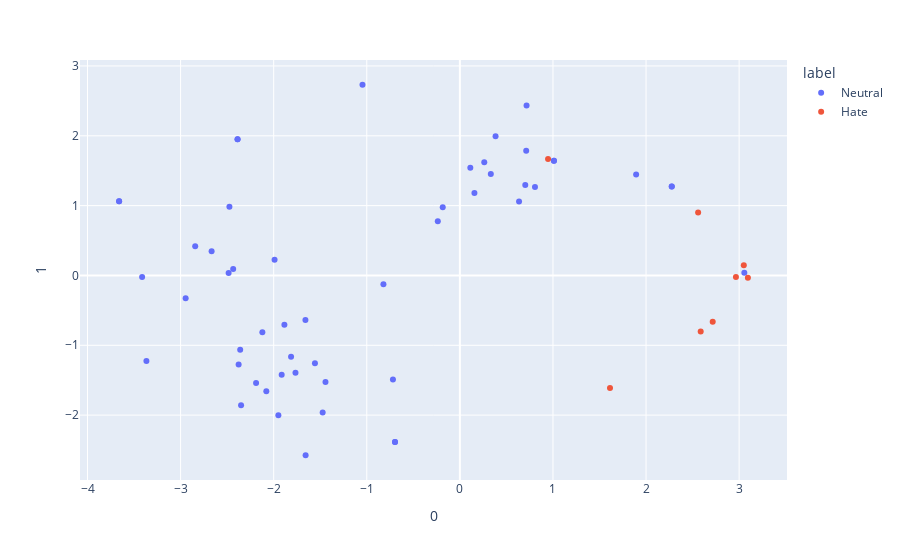

Notebook code for this chart:
### Code cell
test_ds = dataset["test"]
texts = [sample["text"] for sample in test_ds] 
inputs = tokenizer(texts, return_tensors="pt", padding=True, truncation=True)

bert = peft_model.base_model.model.bert

bert = bert.cpu()
bert.eval()
with torch.no_grad():
    outputs = bert(**inputs)

tsne = TSNE()
to_vis = tsne.fit_transform(outputs.last_hidden_state[:,0,:].squeeze().numpy())

df = pd.DataFrame(to_vis)
df["label"] = [post["label"] for post in test_ds]
df["text"] = [post["text"] for post in test_ds]
fig = px.scatter(df, x=0, y=1, hover_data="text", color="label")
fig.show()

### Figure 1 — Plotly figure (JSON) as saved in the notebook; plotly's stock layout.template omitted (floating-point values rounded to 4 significant figures)
{"data": [{"customdata": [["@anonymized_account Lis biedny kręci się wokół własnego ogona i ciągle próbuję marudzić A to już mu nie wychodzi"], ["@anonymized_account A w Łodzi Panie Łukaszu na razie Hania,przez niektórych zwana szachrajka😁😁"], ["@anonymized_account Sorry Pogoń, trzech Waszych w moim @anonymized_account zostało."], ["@anonymized_account @anonymized_account Co ty tam w tym Koźlu Kędzierzysz?"], ["@anonymized_account no to jak to jest że się nie da grać w kosza a się wygrywa z mistrzyniami Europy ?"], ["@anonymized_account Lis biedny kręci się wokół własnego ogona i ciągle próbuję marudzić A to już mu nie wychodzi"], ["Podobno mają wprowadzić maseczki antysmogowe ze specjalnym otworkiem na papierosa."], ["Co się musi dziać teraz u @anonymized_account 😄"], ["Sprzedać za 50 mln Paulinho i kupić (podobno) za 30 mln Vidala - nie poznaję Barcelony."], ["@anonymized_account Panie Andrzeju jeszcze pan będzie prosił o te leki przeciw bólowe 😀"], ["@anonymized_account Pogba nie był na pozycji spalonej."], ["#dividetourwarsaw i need to know CO Z AKCJA KTÓRA WŁAŚNIE POWINNA IŚĆ NAM ZAJEBISCIE"], ["PROFESOR JEST NA SPOTIFY UMARŁAM XDD"], ["Dużo tego jeszcze było ale nie chce mi się pisać i tak nikogo to nie interesuje"], ["@anonymized_account @anonymized_account mi się ten styl podoba 💪 oby tak dalej :)"], ["@anonymized_account @anonymized_account @anonymized_account W stop klatkach widać ze jak by to było po stronie drugiej (legi) to karny by był"], ["@anonymized_account burmistrz z platka kwiatka przypomina mi burmistrza Kluczborka"], ["@anonymized_account @anonymized_account w ekstraklasie też nie ma"], ["Patrzysz na @anonymized_account @anonymized_account @anonymized_account i wiesz że idzie wojna"], ["RT @anonymized_account Przypominam.  Kto taśmami wojuje..."], ["vans do chuja przestań robić choć na chwilę zajebiste kolekcje bo w moim portfelu pieniądzen't"], ["@anonymized_account Już dwa lata temu powinni wygrac Euro."], ["@anonymized_account @anonymized_account A niby z jakiego powodu? Żeby mogła sprawować swój urząd? Chyba żart!"], ["@anonymized_account @anonymized_account @anonymized_account @anonymized_account Nieeee, Gryszkiewicz nie grał, to akurat nie o nim."], ["RT @anonymized_account Zawsze jak ide do przymiezalni do h\\u0026amp;m to przeżywam szok, ze naprawde wyglądam tak, jak widać to w tym lustrze od tylu…"], ["@anonymized_account @anonymized_account Według mnie to fake wypucha na zdjęciu niejest miś chyba żeby się tak strasznie zmienił w ostatnim czasie"], ["@anonymized_account @anonymized_account Nawet podobny do niego, prawda ?xD"], ["Bild po wczorajszej demolce przy Ł3: \\\"Po co w LM takie ogórki? III-ligowy Trier sprawił BVB w P. Niemiec więcej problemów niż Legia w LM\\\""], ["RT @anonymized_account Morawiecki senior robi w trąbę zmarłych, syn żywych. Taki podział ról."], ["@anonymized_account Pani Malarz trza być obiektywnym dziennikarką to ze legia gra piach to normalka nic dziwnego"], ["@anonymized_account A ManUtd czasami wczoraj nie odpadł ?:)"], ["@anonymized_account @anonymized_account a trenerem został Szymon Pawłowski :)"], ["@anonymized_account Nie nazwałbym tego dziennikarstwem 😂"], ["@anonymized_account o ile się nie myle to ta twarda ręka była jednym z powodów jego zwolnienia :)"], ["@anonymized_account Błędem było jego zatrudnienie a nie zwolnienie"], ["@anonymized_account @anonymized_account Oj tam, ale chyba po raz pierwszy odpadną przed nami 😂"], ["Podobno mają wprowadzić maseczki antysmogowe ze specjalnym otworkiem na papierosa."], ["RT @anonymized_account @anonymized_account @anonymized_account Wzrusza mnie ta wasza troska. I rozumiem ją. W końcu jest lotnisko w Niemczech. A więc u nas n…"], ["@anonymized_account @anonymized_account Nawet podobny do niego, prawda ?xD"], ["@anonymized_account @anonymized_account No pewnie. Niepełnosprawnych zamkneliscie w sejmie to się zrobiło bezpiecznie na ulicach. Taka prawda kłamco."], ["@anonymized_account Tomek niesluchaj radia jak juz tak Cię denerwuje zwykła reklama 😉 niejestem lekarzem ale podejrzewam chorobę zawodową🎤 🍻"], ["@anonymized_account @anonymized_account Według mnie to fake wypucha na zdjęciu niejest miś chyba żeby się tak strasznie zmienił w ostatnim czasie"], ["RT @anonymized_account @anonymized_account @anonymized_account dopiero po porodzie kobiety maja mgliste pojęcie o bólu mężczyzn z katarem."], ["@anonymized_account @anonymized_account Powinni jeszcze zaprosić Gmyza i odlot będzie pełny."], ["@anonymized_account dziś ciężko. Pół Warszawy postanowiło się umyć w tym samym czasie."], ["@anonymized_account @anonymized_account Aha, a ktoś cię zapraszał do rozmowy?"], ["RT @anonymized_account @anonymized_account @anonymized_account dopiero po porodzie kobiety maja mgliste pojęcie o bólu mężczyzn z katarem."], ["@anonymized_account @anonymized_account Dlatego to nie miało żadnego większego wpływu z żadnej ze stron."], ["@anonymized_account A Ty nigdy nie robisz dwóch rzeczy jednocześnie? Np. idziesz i żujesz gumę."], ["@anonymized_account @anonymized_account Trochę dużo tych trenerów :P"], ["Skoro wchodzi Góralski, to tym bardziej szkoda, że po drugiej stronie nie ma Vidala 😜"], ["@anonymized_account to ty chłopie nie płacz że mamy takie legendy.A wy macie kogo ? PiotraBanie ?@anonymized_account @anonymized_account @anonymized_account @anonymized_account"]], "hovertemplate": "label=Neutral<br>0=%{x}<br>1=%{y}<br>text=%{customdata[0]}<extra></extra>", "legendgroup": "Neutral", "marker": {"color": "#636efa", "symbol": "circle"}, "mode": "markers", "name": "Neutral", "orientation": "v", "showlegend": true, "type": "scatter", "x": [-0.6967, -2.36, -1.766, -1.474, -2.376, -0.6967, -3.661, -1.991, -2.484, -2.122, -0.184, -2.946, -3.413, -2.843, 0.7025, 0.1123, -2.189, -1.659, -3.367, -1.046, -0.7189, -1.885, 1.893, 0.1563, -2.476, 1.01, 2.276, -2.435, 0.7164, -1.557, -1.914, 0.8068, -2.079, 0.3323, -1.444, -0.237, -3.661, 0.3834, 2.276, 3.056, -2.35, 1.01, -2.388, 0.2622, 0.6356, -1.95, -2.388, -0.8211, -1.657, -1.813, -2.667, 0.7126], "xaxis": "x", "y": [-2.385, -1.063, -1.392, -1.963, -1.275, -2.385, 1.061, 0.2261, 0.03692, -0.8134, 0.9765, -0.3263, -0.02295, 0.4171, 1.296, 1.543, -1.54, -0.6368, -1.226, 2.731, -1.489, -0.705, 1.446, 1.181, 0.9853, 1.642, 1.274, 0.09219, 2.434, -1.257, -1.422, 1.268, -1.66, 1.454, -1.525, 0.7764, 1.061, 1.992, 1.274, 0.04019, -1.859, 1.642, 1.95, 1.623, 1.057, -2.003, 1.95, -0.1242, -2.575, -1.165, 0.3471, 1.787], "yaxis": "y"}, {"customdata": [["@anonymized_account @anonymized_account Jednostki wojskowe funkcjonują w oparciu o karty kredytowe? Lecz się człowieku."], ["@anonymized_account @anonymized_account @anonymized_account Jojo demokrata w akcji. Taki pospolity ćwierćmózg"], ["@anonymized_account A nastepni będą tacy jak Terlikowski spędzający czas w kolejce do psychiatry."], ["@anonymized_account Krystynę mi on przypomina ale trzeba mieć niepokoleji w głowie by się robić na Krystynę"], ["@anonymized_account czy Pan Waldemar ma zakaz wjazdu Parchu, czy nie ma?"], ["@anonymized_account @anonymized_account Raczej ma problem z głową. Tak jak Ty i Tobie podobni."], ["@anonymized_account Polacy też wiedzą, że jednym z największych debili jest niejaki Ziemkiewicz."], ["@anonymized_account @anonymized_account @anonymized_account Kurwa w jebany dzień parlamentaryzmu wszędzie barierki i psiarnia, no kurwa pięknie się to wspasowuje"]], "hovertemplate": "label=Hate<br>0=%{x}<br>1=%{y}<br>text=%{customdata[0]}<extra></extra>", "legendgroup": "Hate", "marker": {"color": "#EF553B", "symbol": "circle"}, "mode": "markers", "name": "Hate", "orientation": "v", "showlegend": true, "type": "scatter", "x": [3.094, 3.05, 1.613, 0.9474, 2.716, 2.559, 2.587, 2.966], "xaxis": "x", "y": [-0.03134, 0.1454, -1.613, 1.666, -0.6641, 0.9008, -0.8027, -0.0212], "yaxis": "y"}], "layout": {"legend": {"title": {"text": "label"}, "tracegroupgap": 0}, "margin": {"t": 60}, "xaxis": {"anchor": "y", "domain": [0, 1], "title": {"text": "0"}}, "yaxis": {"anchor": "x", "domain": [0, 1], "title": {"text": "1"}}}}
